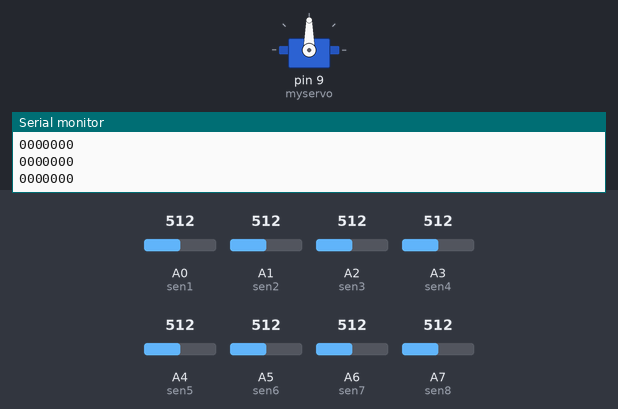
The sketch below on a simulated Arduino Nano, built with avr-gcc and run on an emulated ATmega328P. On the bench: servo, the last lines printed to the serial monitor. The inputs (shaded band) are chosen by the test bench; at power-on: A1 (sen2) = 512, A0 (sen1) = 512, A2 (sen3) = 512, A3 (sen4) = 512, A4 (sen5) = 512, A5 (sen6) = 512, A6 (sen7) = 512, A7 (sen8) = 512.

Above: at 1.2 s.
1.3 s: A1 (sen2) set to 111
2.8 s: A1 (sen2) set to 92
At 3.8 s:
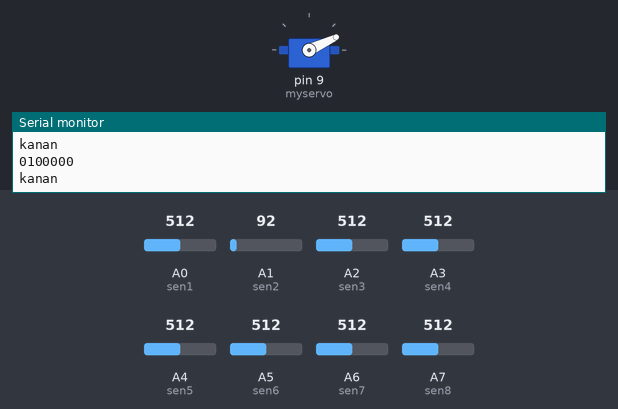
Timing chart, 0 to 5.8 s (numbered marks = the images above; inputs shaded):
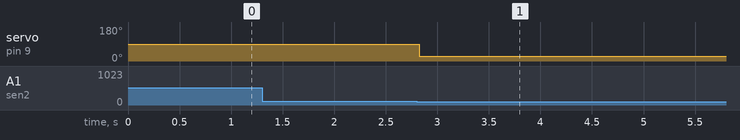

The sketch:

tes_minggu.ino
```cpp
#include <Servo.h>

Servo myservo;
int pos = 0;

int sen1 = A0;
int sen2 = A1;
int sen3 = A2;
int sen4 = A3;
int sen5 = A4;
int sen6 = A5;
int sen7 = A6;
int sen8 = A7;

int sens1 = 0;
int sens2 = 0;
int sens3 = 0;
int sens4 = 0;
int sens5 = 0;
int sens6 = 0;
int sens7 = 0;
int sens8 = 0;


int sV1 = 0;
int sV2 = 0;
int sV3 = 0;
int sV4 = 0;
int sV5 = 0;
int sV6 = 0;
int sV7 = 0;
int sV8 = 0;

int oV1 = 0;
int oV2 = 0;
int oV3 = 0;
int oV4 = 0;
int oV5 = 0;
int oV6 = 0;
int oV7 = 0;
int oV8 = 0;

String senssss;
String segaris;


void setup() {
  // put your setup code here, to run once:
  Serial.begin(9600);
  myservo.attach(9);
}


unsigned char c;

void loop() {

  bacasensor();
//  Serial.print(sV1);
//  Serial.print("  ");
//  Serial.print(sV2);
//  Serial.print("  ");
//    Serial.print(sV3);
//  Serial.print("  ");
//    Serial.print(sV4);
//  Serial.print("  ");
//    Serial.print(sV5);
//  Serial.print("  ");
//    Serial.print(sV6);
//  Serial.print("  ");
//    Serial.print(sV7);
//  Serial.print("  ");
//    Serial.println(sV8);


//  Serial.print(sens2);
//  Serial.print("  ");
//    Serial.print(sens3);
//  Serial.print("  ");
//    Serial.print(sens4);
//  Serial.print("  ");
//    Serial.print(sens5);
//  Serial.print("  ");
//    Serial.print(sens6);
//  Serial.print("  ");
//    Serial.print(sens7);
//  Serial.print("  ");
//    Serial.println(sens8);


//  if(sens2==0 && sens3==0 && sens4==1 || sens4 ==0 && sens5==1 && sens6==1 || sens6==0 && sens7==0 && sens8==0) {
//      Serial.println("lurus");                             // in steps of 1 degree
//      myservo.write(20);              // tell servo to go to position in variable 'pos'
//      delay(1);
//  }
  if(sens2==1) {
      Serial.println("kanan");                             // in steps of 1 degree
      myservo.write(25);              // tell servo to go to position in variable 'pos'
//      delay(1);
  }else if(sens8==1) {
      Serial.println("kiri");                             // in steps of 1 degree
      myservo.write(75);              // tell servo to go to position in variable 'pos'
//      delay(1);
  }else if(sens3==1 || sens4==1 || sens5==1 || sens6==1 || sens7==1){
      myservo.write(50);
      Serial.println("depan");
    }
//  if(sens1==1 && sens2==1 && sens3==1 && sens4==1) {
//      myservo.write(20);              // tell servo to go to position in variable 'pos'
//      Serial.println("depan");
//  }

//  if(segaris=="1100000" || segaris=="1110000"){
//      Serial.println("kanan");
//      myservo.write(25);
//  }else if(segaris=="0000011" || segaris=="0000111"){
//      Serial.println("kiri");
//      myservo.write(75);
//  }else if(segaris=="00111000" || segaris=="00011100" || segaris=="00011000"){
//      Serial.println("lurus");
//      myservo.write(50);
//  }
}

void bacasensor() {
  sV1 = analogRead(sen1);
  sV2 = analogRead(sen2);
  sV3 = analogRead(sen3);
  sV4 = analogRead(sen4);
  sV5 = analogRead(sen5);
  sV6 = analogRead(sen6);
  sV7 = analogRead(sen7);
  sV8 = analogRead(sen8);

//  oV1 = map(sV1, 0, 1023, 0, 255);
//  oV2 = map(sV2, 0, 1023, 0, 255);
//  oV3 = map(sV3, 0, 1023, 0, 255);
//  oV4 = map(sV4, 0, 1023, 0, 255);
//  oV5 = map(sV5, 0, 1023, 0, 255);
//  oV6 = map(sV6, 0, 1023, 0, 255);
//  oV7 = map(sV7, 0, 1023, 0, 255);
//  oV8 = map(sV8, 0, 1023, 0, 255);

  if(sV1<100) {
    sens1 = 1;
  } else {
    sens1 = 0;
  }

  if(sV2<100) {
    sens2 = 1;
  } else {
    sens2 = 0;
  }

  if(sV3<100) {
    sens3 = 1;
  } else {
    sens3 = 0;
  }

  if(sV4<100) {
    sens4 = 1;
  } else {
    sens4 = 0;
  }

  if(sV5<100) {
    sens5 = 1;
  } else {
    sens5 = 0;
  }

  if(sV6<100) {
    sens6 = 1;
  } else {
    sens6 = 0;
  }

  if(sV7<100) {
    sens7 = 1;
  } else {
    sens7 = 0;
  }

  if(sV8<100) {
    sens8 = 1;
  } else {
    sens8 = 0;
  }

  senssss = String(sens1);
  senssss += String(sens2);
  senssss += String(sens3);
  senssss += String(sens4);
  senssss += String(sens5);
  senssss += String(sens6);
  senssss += String(sens7);

  segaris = senssss;

  Serial.println(segaris);
}
```

Measured:
- the behaviour switches between 100 and 99 on A1 (sen2) (found by bisection; images 0 and 1)
- after the input at 2.8 s, servo on pin 9 (myservo): 90° → 25° at once
